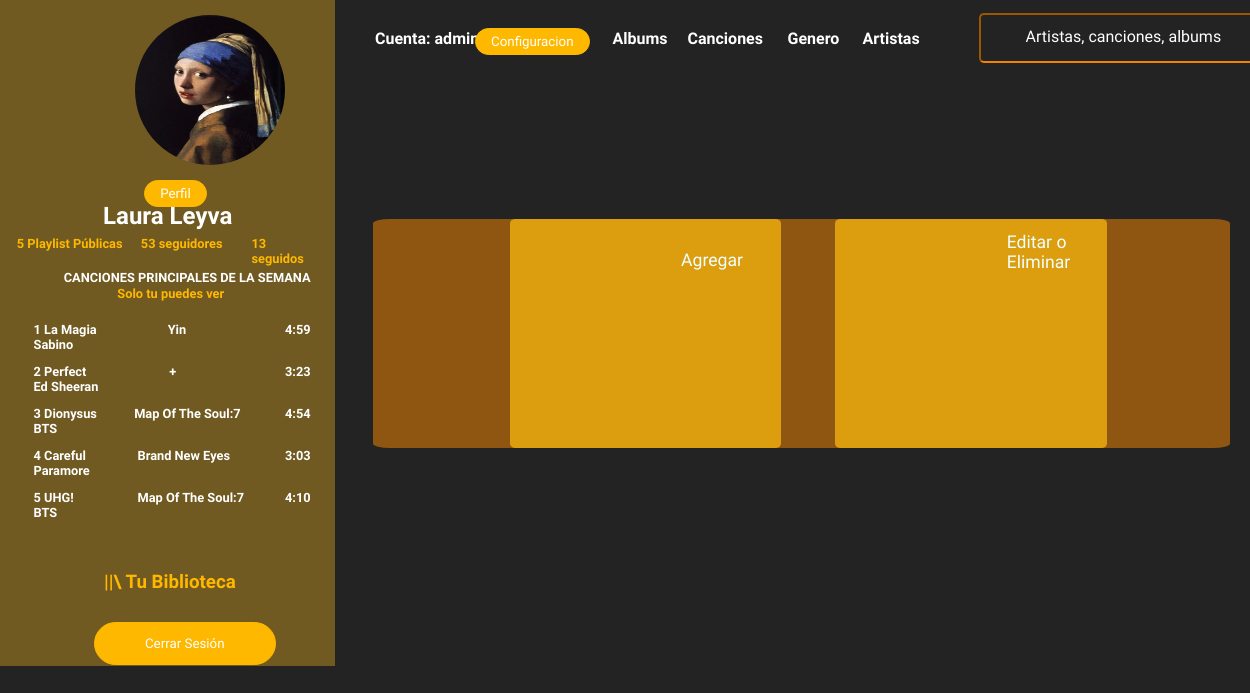
The page /CRUD/3 (signed in) on the database its author committed.
### control_usuarios/models.py (models this page shows, shortened)
class User(AbstractUser):
    avatar = models.ImageField(upload_to='avatares/', default='avatares/logouser.jpg')
    desc = models.TextField(null=True, blank=True)
    num_tel = models.CharField(max_length = 20, null=True, blank=True)
    pais = models.CharField(max_length = 30)
    fecha_nac = models.DateField(default="2018-07-22")
    tipo_us = models.CharField(max_length = 30, default="normal")

### control_musica/views.py (the view)
# urls.py: path('CRUD/<int:model_id>', views.crud_view, name="crud_view"),
@login_required
def crud_view(request, model_id):
    return render(request, 'CRUD.html', {'model_id':model_id})

### templates/CRUD.html (shortened to what this page needs)
{% extends 'Home.html' %}
{% block content %}
    <div class="menu-agregar">
        {% if model_id == 3 %}
        <div class="contenedor-menu-agregar" onclick="location.href = '/add_albumes'">
            <p>Agregar</p>
        </div>
        <div class="contenedor-editar" onclick="location.href = '/m_albumes'">
            <p>Editar o Eliminar</p>
        </div>
        {% endif %}
    </div>
{% endblock %}

### templates/Home.html (shortened to what this page needs)
{% load static %}
<!DOCTYPE html>
<html lang="en">
<head>
    <link rel="stylesheet" type="text/css" href="../static/css/Estilos.css">
</head>
<body class="general4">
    <div class="Artistas" onclick="location.href = '/artistas'">
        <h4>Artistas</h4>
    </div>
    <div class="Genero" onclick="location.href = '/generos'">
        <h4>Genero</h4>
    </div>
    <div class="Canciones" onclick="location.href = '/canciones'">
        <h4>Canciones</h4>
    </div>
    <div class="Albums" onclick="location.href = '/home'">
        <h4>Albums</h4>
    </div>
    {% if user.tipo_us == "admin" %}
    <div class="Cuenta_2">
        <h4>Cuenta: {{user.tipo_us}}</h4>
    </div>
    <button type="button" class="config" onclick="location.href = '/configuracion'"> Configuracion </button>
    {% endif %}
    <div class="box">
        <form method="post" action="{% url 'busqueda_view'%}">
        <div class="container-1">
            <input type="search" id="search" placeholder="Artistas, canciones, albums" name="search"/>
        </div>
        </form>
    </div>
    <div class="contenedor-menu">
        <div>
            <img src="{{ user.avatar.url }}" id="imagenes_menu">
        </div>
        <div class="Perfil">
            <button type="button" class="boton-perfil" onclick="location.href = '/change/{{user.id}}'">Perfil</button>
        </div>
        <div class="nom_user">
            <h2>{{user.first_name}} {{user.last_name}}</h2>
        </div>
        <div class="Playlist">
            <h5>5 Playlist Públicas</h5>
        </div>
        <div class="Seguidores">
            <h5>53 seguidores</h5>
        </div>
        <div class="Seguidos">
            <h5>13 seguidos</h5>
        </div>
        <div class="t1">
            <h5>CANCIONES PRINCIPALES DE LA SEMANA</h5>
        </div>
        <div class="t2">
            <h5>Solo tu puedes ver</h5>
        </div>
        <div class="tt1">
            <h5>1 La Magia<br>Sabino</h5>
        </div>
        <div class="tt2">
            <h5>2 Perfect<br>Ed Sheeran</h5>
        </div>
        <div class="tt3">
            <h5>3 Dionysus<br>BTS</h5>
        </div>
        <div class="tt4">
            <h5>4 Careful<br>Paramore</h5>
        </div>
        <div class="tt5">
            <h5>5 UHG!<br>BTS</h5>
        </div>
        <div class="tt6">
            <h5>Yin</h5>
        </div>
        <div class="tt7">
            <h5>+</h5>
        </div>
        <div class="tt8">
            <h5>Map Of The Soul:7</h5>
        </div>
        <div class="tt9">
            <h5>Brand New Eyes</h5>
        </div>
        <div class="tt10">
            <h5>Map Of The Soul:7</h5>
        </div>
        <div class="tt11">
            <h5>4:59</h5>
        </div>
        <div class="tt12">
            <h5>3:23</h5>
        </div>
        <div class="tt13">
            <h5>4:54</h5>
        </div>
        <div class="tt14">
            <h5>3:03</h5>
        </div>
        <div class="tt15">
            <h5>4:10</h5>
        </div>
        <div class="Biblioteca">
            <h3>||\ Tu Biblioteca</h3>
        </div>
        <div class="Cerrar-Sesion">
            <button onclick="location.href = '/logout'">Cerrar Sesión</button>
        </div>
    </div>
    <div class="contenedor-musica">
        {% block content %}
        {% endblock %}
    </div>
</body>
</html>

### rows shown on the page
User: tipo_us "admin", avatar (picture), first_name "Laura", last_name "Leyva"
